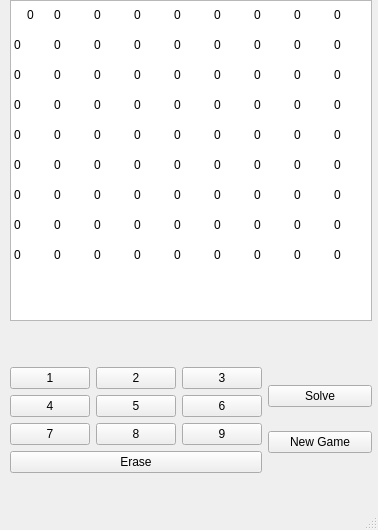
<?xml version="1.0" encoding="UTF-8"?>
<ui version="4.0">
 <class>MainWindow</class>
 <widget class="QMainWindow" name="MainWindow">
  <property name="geometry">
   <rect>
    <x>0</x>
    <y>0</y>
    <width>378</width>
    <height>530</height>
   </rect>
  </property>
  <property name="sizePolicy">
   <sizepolicy hsizetype="Fixed" vsizetype="Fixed">
    <horstretch>0</horstretch>
    <verstretch>0</verstretch>
   </sizepolicy>
  </property>
  <property name="windowTitle">
   <string>MainWindow</string>
  </property>
  <widget class="QWidget" name="centralwidget">
   <widget class="QWidget" name="verticalLayoutWidget">
    <property name="geometry">
     <rect>
      <x>10</x>
      <y>0</y>
      <width>362</width>
      <height>473</height>
     </rect>
    </property>
    <layout class="QVBoxLayout" name="verticalLayout">
     <item>
      <widget class="QTableWidget" name="sudoku_board">
       <property name="sizePolicy">
        <sizepolicy hsizetype="Preferred" vsizetype="Preferred">
         <horstretch>9</horstretch>
         <verstretch>9</verstretch>
        </sizepolicy>
       </property>
       <property name="minimumSize">
        <size>
         <width>360</width>
         <height>270</height>
        </size>
       </property>
       <property name="styleSheet">
        <string notr="true">gridline-color: white</string>
       </property>
       <property name="verticalScrollBarPolicy">
        <enum>Qt::ScrollBarAlwaysOff</enum>
       </property>
       <property name="horizontalScrollBarPolicy">
        <enum>Qt::ScrollBarAlwaysOff</enum>
       </property>
       <property name="editTriggers">
        <set>QAbstractItemView::NoEditTriggers</set>
       </property>
       <attribute name="horizontalHeaderVisible">
        <bool>false</bool>
       </attribute>
       <attribute name="horizontalHeaderMinimumSectionSize">
        <number>40</number>
       </attribute>
       <attribute name="horizontalHeaderDefaultSectionSize">
        <number>40</number>
       </attribute>
       <attribute name="horizontalHeaderHighlightSections">
        <bool>true</bool>
       </attribute>
       <attribute name="verticalHeaderVisible">
        <bool>false</bool>
       </attribute>
       <row>
        <property name="text">
         <string/>
        </property>
        <property name="textAlignment">
         <set>AlignCenter</set>
        </property>
       </row>
       <row>
        <property name="text">
         <string/>
        </property>
       </row>
       <row>
        <property name="text">
         <string/>
        </property>
       </row>
       <row>
        <property name="text">
         <string/>
        </property>
       </row>
       <row>
        <property name="text">
         <string/>
        </property>
       </row>
       <row>
        <property name="text">
         <string/>
        </property>
       </row>
       <row>
        <property name="text">
         <string/>
        </property>
       </row>
       <row>
        <property name="text">
         <string/>
        </property>
       </row>
       <row>
        <property name="text">
         <string/>
        </property>
       </row>
       <column>
        <property name="text">
         <string/>
        </property>
       </column>
       <column>
        <property name="text">
         <string/>
        </property>
        <property name="textAlignment">
         <set>AlignCenter</set>
        </property>
       </column>
       <column>
        <property name="text">
         <string/>
        </property>
       </column>
       <column>
        <property name="text">
         <string/>
        </property>
       </column>
       <column>
        <property name="text">
         <string/>
        </property>
       </column>
       <column>
        <property name="text">
         <string/>
        </property>
       </column>
       <column>
        <property name="text">
         <string/>
        </property>
       </column>
       <column>
        <property name="text">
         <string/>
        </property>
        <property name="textAlignment">
         <set>AlignCenter</set>
        </property>
       </column>
       <column>
        <property name="text">
         <string/>
        </property>
       </column>
       <item row="0" column="0">
        <property name="text">
         <string>0</string>
        </property>
        <property name="textAlignment">
         <set>AlignCenter</set>
        </property>
       </item>
       <item row="0" column="1">
        <property name="text">
         <string>0</string>
        </property>
       </item>
       <item row="0" column="2">
        <property name="text">
         <string>0</string>
        </property>
       </item>
       <item row="0" column="3">
        <property name="text">
         <string>0</string>
        </property>
       </item>
       <item row="0" column="4">
        <property name="text">
         <string>0</string>
        </property>
       </item>
       <item row="0" column="5">
        <property name="text">
         <string>0</string>
        </property>
       </item>
       <item row="0" column="6">
        <property name="text">
         <string>0</string>
        </property>
       </item>
       <item row="0" column="7">
        <property name="text">
         <string>0</string>
        </property>
       </item>
       <item row="0" column="8">
        <property name="text">
         <string>0</string>
        </property>
       </item>
       <item row="1" column="0">
        <property name="text">
         <string>0</string>
        </property>
       </item>
       <item row="1" column="1">
        <property name="text">
         <string>0</string>
        </property>
       </item>
       <item row="1" column="2">
        <property name="text">
         <string>0</string>
        </property>
       </item>
       <item row="1" column="3">
        <property name="text">
         <string>0</string>
        </property>
       </item>
       <item row="1" column="4">
        <property name="text">
         <string>0</string>
        </property>
       </item>
       <item row="1" column="5">
        <property name="text">
         <string>0</string>
        </property>
       </item>
       <item row="1" column="6">
        <property name="text">
         <string>0</string>
        </property>
       </item>
       <item row="1" column="7">
        <property name="text">
         <string>0</string>
        </property>
       </item>
       <item row="1" column="8">
        <property name="text">
         <string>0</string>
        </property>
       </item>
       <item row="2" column="0">
        <property name="text">
         <string>0</string>
        </property>
       </item>
       <item row="2" column="1">
        <property name="text">
         <string>0</string>
        </property>
       </item>
       <item row="2" column="2">
        <property name="text">
         <string>0</string>
        </property>
       </item>
       <item row="2" column="3">
        <property name="text">
         <string>0</string>
        </property>
       </item>
       <item row="2" column="4">
        <property name="text">
         <string>0</string>
        </property>
       </item>
       <item row="2" column="5">
        <property name="text">
         <string>0</string>
        </property>
       </item>
       <item row="2" column="6">
        <property name="text">
         <string>0</string>
        </property>
       </item>
       <item row="2" column="7">
        <property name="text">
         <string>0</string>
        </property>
       </item>
       <item row="2" column="8">
        <property name="text">
         <string>0</string>
        </property>
       </item>
       <item row="3" column="0">
        <property name="text">
         <string>0</string>
        </property>
       </item>
       <item row="3" column="1">
        <property name="text">
         <string>0</string>
        </property>
       </item>
       <item row="3" column="2">
        <property name="text">
         <string>0</string>
        </property>
       </item>
       <item row="3" column="3">
        <property name="text">
         <string>0</string>
        </property>
       </item>
       <item row="3" column="4">
        <property name="text">
         <string>0</string>
        </property>
       </item>
       <item row="3" column="5">
        <property name="text">
         <string>0</string>
        </property>
       </item>
       <item row="3" column="6">
        <property name="text">
         <string>0</string>
        </property>
       </item>
       <item row="3" column="7">
        <property name="text">
         <string>0</string>
        </property>
       </item>
       <item row="3" column="8">
        <property name="text">
         <string>0</string>
        </property>
       </item>
       <item row="4" column="0">
        <property name="text">
         <string>0</string>
        </property>
       </item>
       <item row="4" column="1">
        <property name="text">
         <string>0</string>
        </property>
       </item>
       <item row="4" column="2">
        <property name="text">
         <string>0</string>
        </property>
       </item>
       <item row="4" column="3">
        <property name="text">
         <string>0</string>
        </property>
       </item>
       <item row="4" column="4">
        <property name="text">
         <string>0</string>
        </property>
       </item>
       <item row="4" column="5">
        <property name="text">
         <string>0</string>
        </property>
       </item>
       <item row="4" column="6">
        <property name="text">
         <string>0</string>
        </property>
       </item>
       <item row="4" column="7">
        <property name="text">
         <string>0</string>
        </property>
       </item>
       <item row="4" column="8">
        <property name="text">
         <string>0</string>
        </property>
       </item>
       <item row="5" column="0">
        <property name="text">
         <string>0</string>
        </property>
       </item>
       <item row="5" column="1">
        <property name="text">
         <string>0</string>
        </property>
       </item>
       <item row="5" column="2">
        <property name="text">
         <string>0</string>
        </property>
       </item>
       <item row="5" column="3">
        <property name="text">
         <string>0</string>
        </property>
       </item>
       <item row="5" column="4">
        <property name="text">
         <string>0</string>
        </property>
       </item>
       <item row="5" column="5">
        <property name="text">
         <string>0</string>
        </property>
       </item>
       <item row="5" column="6">
        <property name="text">
         <string>0</string>
        </property>
       </item>
       <item row="5" column="7">
        <property name="text">
         <string>0</string>
        </property>
       </item>
       <item row="5" column="8">
        <property name="text">
         <string>0</string>
        </property>
       </item>
       <item row="6" column="0">
        <property name="text">
         <string>0</string>
        </property>
       </item>
       <item row="6" column="1">
        <property name="text">
         <string>0</string>
        </property>
       </item>
       <item row="6" column="2">
        <property name="text">
         <string>0</string>
        </property>
       </item>
       <item row="6" column="3">
        <property name="text">
         <string>0</string>
        </property>
       </item>
       <item row="6" column="4">
        <property name="text">
         <string>0</string>
        </property>
       </item>
       <item row="6" column="5">
        <property name="text">
         <string>0</string>
        </property>
       </item>
       <item row="6" column="6">
        <property name="text">
         <string>0</string>
        </property>
       </item>
       <item row="6" column="7">
        <property name="text">
         <string>0</string>
        </property>
       </item>
       <item row="6" column="8">
        <property name="text">
         <string>0</string>
        </property>
       </item>
       <item row="7" column="0">
        <property name="text">
         <string>0</string>
        </property>
       </item>
       <item row="7" column="1">
        <property name="text">
         <string>0</string>
        </property>
       </item>
       <item row="7" column="2">
        <property name="text">
         <string>0</string>
        </property>
       </item>
       <item row="7" column="3">
        <property name="text">
         <string>0</string>
        </property>
       </item>
       <item row="7" column="4">
        <property name="text">
         <string>0</string>
        </property>
       </item>
       <item row="7" column="5">
        <property name="text">
         <string>0</string>
        </property>
       </item>
       <item row="7" column="6">
        <property name="text">
         <string>0</string>
        </property>
       </item>
       <item row="7" column="7">
        <property name="text">
         <string>0</string>
        </property>
       </item>
       <item row="7" column="8">
        <property name="text">
         <string>0</string>
        </property>
       </item>
       <item row="8" column="0">
        <property name="text">
         <string>0</string>
        </property>
       </item>
       <item row="8" column="1">
        <property name="text">
         <string>0</string>
        </property>
       </item>
       <item row="8" column="2">
        <property name="text">
         <string>0</string>
        </property>
       </item>
       <item row="8" column="3">
        <property name="text">
         <string>0</string>
        </property>
       </item>
       <item row="8" column="4">
        <property name="text">
         <string>0</string>
        </property>
       </item>
       <item row="8" column="5">
        <property name="text">
         <string>0</string>
        </property>
       </item>
       <item row="8" column="6">
        <property name="text">
         <string>0</string>
        </property>
       </item>
       <item row="8" column="7">
        <property name="text">
         <string>0</string>
        </property>
       </item>
       <item row="8" column="8">
        <property name="text">
         <string>0</string>
        </property>
       </item>
      </widget>
     </item>
     <item>
      <spacer name="verticalSpacer">
       <property name="orientation">
        <enum>Qt::Vertical</enum>
       </property>
       <property name="sizeHint" stdset="0">
        <size>
         <width>20</width>
         <height>40</height>
        </size>
       </property>
      </spacer>
     </item>
     <item>
      <layout class="QHBoxLayout" name="horizontalLayout">
       <item>
        <layout class="QVBoxLayout" name="verticalLayout_2">
         <item>
          <layout class="QGridLayout" name="gridLayout">
           <item row="1" column="1">
            <widget class="QPushButton" name="keypad_button_5">
             <property name="text">
              <string>5</string>
             </property>
             <attribute name="buttonGroup">
              <string notr="true">keypad_group</string>
             </attribute>
            </widget>
           </item>
           <item row="0" column="2">
            <widget class="QPushButton" name="keypad_button_3">
             <property name="text">
              <string>3</string>
             </property>
             <attribute name="buttonGroup">
              <string notr="true">keypad_group</string>
             </attribute>
            </widget>
           </item>
           <item row="0" column="0">
            <widget class="QPushButton" name="keypad_button_1">
             <property name="text">
              <string>1</string>
             </property>
             <attribute name="buttonGroup">
              <string notr="true">keypad_group</string>
             </attribute>
            </widget>
           </item>
           <item row="2" column="1">
            <widget class="QPushButton" name="keypad_button_8">
             <property name="text">
              <string>8</string>
             </property>
             <attribute name="buttonGroup">
              <string notr="true">keypad_group</string>
             </attribute>
            </widget>
           </item>
           <item row="0" column="1">
            <widget class="QPushButton" name="keypad_button_2">
             <property name="text">
              <string>2</string>
             </property>
             <attribute name="buttonGroup">
              <string notr="true">keypad_group</string>
             </attribute>
            </widget>
           </item>
           <item row="2" column="2">
            <widget class="QPushButton" name="keypad_button_9">
             <property name="text">
              <string>9</string>
             </property>
             <attribute name="buttonGroup">
              <string notr="true">keypad_group</string>
             </attribute>
            </widget>
           </item>
           <item row="1" column="2">
            <widget class="QPushButton" name="keypad_button_6">
             <property name="text">
              <string>6</string>
             </property>
             <attribute name="buttonGroup">
              <string notr="true">keypad_group</string>
             </attribute>
            </widget>
           </item>
           <item row="2" column="0">
            <widget class="QPushButton" name="keypad_button_7">
             <property name="text">
              <string>7</string>
             </property>
             <attribute name="buttonGroup">
              <string notr="true">keypad_group</string>
             </attribute>
            </widget>
           </item>
           <item row="1" column="0">
            <widget class="QPushButton" name="keypad_button_4">
             <property name="text">
              <string>4</string>
             </property>
             <attribute name="buttonGroup">
              <string notr="true">keypad_group</string>
             </attribute>
            </widget>
           </item>
          </layout>
         </item>
         <item>
          <widget class="QPushButton" name="erase_button">
           <property name="text">
            <string>Erase</string>
           </property>
           <attribute name="buttonGroup">
            <string notr="true">keypad_group</string>
           </attribute>
          </widget>
         </item>
        </layout>
       </item>
       <item>
        <layout class="QVBoxLayout" name="verticalLayout_3">
         <item>
          <widget class="QPushButton" name="solve_button">
           <property name="text">
            <string>Solve</string>
           </property>
          </widget>
         </item>
         <item>
          <widget class="QPushButton" name="reset_button">
           <property name="text">
            <string>New Game</string>
           </property>
          </widget>
         </item>
        </layout>
       </item>
      </layout>
     </item>
    </layout>
   </widget>
  </widget>
  <widget class="QStatusBar" name="statusbar"/>
  <widget class="QMenuBar" name="menubar">
   <property name="geometry">
    <rect>
     <x>0</x>
     <y>0</y>
     <width>378</width>
     <height>22</height>
    </rect>
   </property>
  </widget>
 </widget>
 <resources/>
 <connections/>
 <buttongroups>
  <buttongroup name="keypad_group"/>
 </buttongroups>
</ui>
